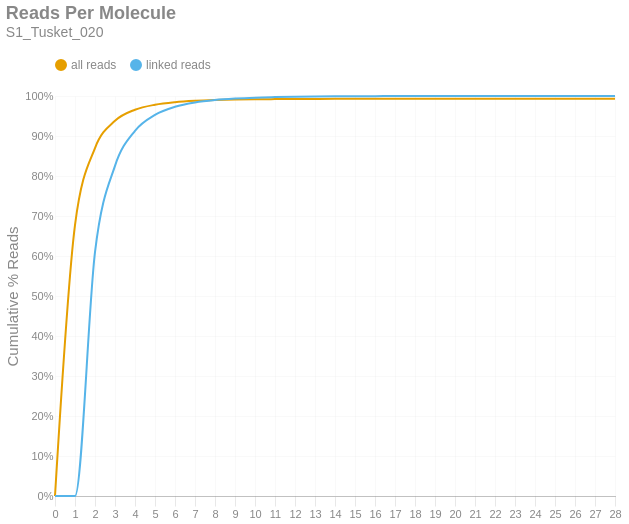

This figure's notebook cell:
### Markdown cell above
### Reads per Molecule
This chart shows the cumulative distribution of the number of reads per linked molecule. That is, how many alignments are associated with a unique molecule. This excludes the number of reads associated with invalid or absent linked-read barcodes. The `linked` histogram is the percentages recalculated when disregarding singletons.

### Code cell
if SKIPLR:
    print_html(f"Skipped")
else:
    counts = np.bincount(valids['reads'].cast(pl.Int64).to_numpy())
    weighted = counts * np.arange(len(counts))
    all_perc = weighted / n_reads
    linked_perc = weighted / n_linked_reads
    linked_perc[1] = 0
    binned_df = pl.DataFrame({
        'readsper': list(range(len(counts))),
        'all reads (cumsum)': np.cumsum(all_perc).tolist(),
        'linked reads (cumsum)': np.cumsum(linked_perc).tolist(),
    })

    with SafeRender(binned_df):
        (
            density_plot(binned_df, 'Reads Per Molecule', samplename, 'readspmol')
            .encode(
                x=alt.X('readsper:O', title=None).axis(labelAngle=0).scale(padding=0),
                y=alt.Y('value:Q', title='Cumulative % Reads').axis(format='%').stack(False),
                color=alt.Color("key:N").scale(domain=["all reads", "linked reads"]),
                tooltip=[
                    alt.Tooltip("key:N", title="Data Type"),
                    alt.Tooltip("readsper:O", title="Reads Per Molecule"),
                    alt.Tooltip("value:Q", format=".2%", title="% Reads (Cum.)")
                ]            
            )
        ).display()

### Figure 1 — Vega-Lite specification as saved in the notebook (floating-point values rounded to 4 significant figures)
{"width": "container", "height": 400, "config": {"title": {"anchor": "start", "dy": -15, "fontSize": 18, "color": "#888888", "subtitleColor": "#888888", "subtitleFontSize": 14}, "arc": {"fill": "#0072B2"}, "axis": {"domainColor": "#888888", "domainWidth": 0.5, "gridWidth": 0.2, "grid": false, "titleFontWeight": 400, "titleFontSize": 15, "labelFontSize": 11, "labelColor": "#888888", "tickColor": "#888888", "tickWidth": 0.2, "titleColor": "#888888"}, "axisBand": {"grid": false}, "axisX": {"grid": true, "tickSize": 10, "domainCap": "round"}, "axisY": {"domain": false, "grid": true, "tickSize": 0, "domainCap": "round"}, "background": "transparent", "header": {"labelFontSize": 15, "labelColor": "#888888", "titleFontSize": 15, "titleFontWeight": 600, "titleColor": "#888888"}, "legend": {"labelFont": "sans-serif", "labelFontSize": 12, "labelColor": "#888888", "symbolSize": 100, "symbolType": "circle", "titleFontSize": 12, "titlePadding": 10, "titleColor": "#888888", "title": null, "orient": "top"}, "range": {"category": ["#E69F00", "#56B4E9", "#009E73", "#F0E442", "#0072B2", "#D55E00", "#CC79A7", "#000000"], "diverging": ["#cfe8f3", "#a2d4ec", "#73bfe2", "#46abdb", "#1696d2", "#12719e"]}, "area": {"fill": "#0072B2", "fillOpacity": 0.7, "line": true, "strokeOpacity": 0.7}, "line": {"color": "#0072B2", "stroke": "#0072B2", "strokeWidth": 2}, "trail": {"color": "#0072B2", "stroke": "#0072B2", "strokeWidth": 0, "size": 1}, "point": {"filled": true, "fillOpacity": 1.0, "size": 95}, "text": {"color": "#888888", "fontSize": 11, "align": "right", "fontWeight": 400, "size": 11}, "bar": {"fill": "#0072B2", "stroke": null}, "view": {"stroke": null, "continuousWidth": 660, "continuousHeight": 400}}, "data": {"name": "data-eaf4d70d32224a00a3f6473caf26967f"}, "mark": {"type": "line", "interpolate": "monotone", "point": {"opacity": 0, "size": 275}}, "encoding": {"color": {"field": "key", "scale": {"domain": ["all reads", "linked reads"]}, "type": "nominal"}, "tooltip": [{"field": "key", "title": "Data Type", "type": "nominal"}, {"field": "readsper", "title": "Reads Per Molecule", "type": "ordinal"}, {"field": "value", "format": ".2%", "title": "% Reads (Cum.)", "type": "quantitative"}], "x": {"axis": {"labelAngle": 0}, "field": "readsper", "scale": {"padding": 0}, "title": null, "type": "ordinal"}, "y": {"axis": {"format": "%"}, "field": "value", "stack": false, "title": "Cumulative % Reads", "type": "quantitative"}}, "params": [{"name": "param_c36ac31b6afebe62", "select": {"type": "point", "fields": ["key"]}, "bind": "legend"}], "title": {"text": "Reads Per Molecule", "subtitle": "S1_Tusket_020"}, "transform": [{"fold": ["all reads (cumsum)", "linked reads (cumsum)"]}, {"calculate": "replace(datum.key, ' (cumsum)', '')", "as": "key"}, {"filter": {"param": "param_c36ac31b6afebe62"}}], "usermeta": {"embedOptions": {"downloadFileName": "S1_Tusket_020.readspmol"}}, "$schema": "https://vega.github.io/schema/vega-lite/v6.1.0.json", "datasets": {"data-eaf4d70d32224a00a3f6473caf26967f": [{"readsper": 0, "all reads (cumsum)": 0.0, "linked reads (cumsum)": 0.0}, {"readsper": 1, "all reads (cumsum)": 0.6773, "linked reads (cumsum)": 0.0}, {"readsper": 2, "all reads (cumsum)": 0.8699, "linked reads (cumsum)": 0.6098}, {"readsper": 3, "all reads (cumsum)": 0.9379, "linked reads (cumsum)": 0.8253}, {"readsper": 4, "all reads (cumsum)": 0.9656, "linked reads (cumsum)": 0.913}, {"readsper": 5, "all reads (cumsum)": 0.9782, "linked reads (cumsum)": 0.9528}, {"readsper": 6, "all reads (cumsum)": 0.9846, "linked reads (cumsum)": 0.973}, {"readsper": 7, "all reads (cumsum)": 0.988, "linked reads (cumsum)": 0.9839}, {"readsper": 8, "all reads (cumsum)": 0.9899, "linked reads (cumsum)": 0.99}, {"readsper": 9, "all reads (cumsum)": 0.9911, "linked reads (cumsum)": 0.9936}, {"readsper": 10, "all reads (cumsum)": 0.9918, "linked reads (cumsum)": 0.9959}, {"readsper": 11, "all reads (cumsum)": 0.9922, "linked reads (cumsum)": 0.9972}, {"readsper": 12, "all reads (cumsum)": 0.9925, "linked reads (cumsum)": 0.9982}, {"readsper": 13, "all reads (cumsum)": 0.9927, "linked reads (cumsum)": 0.9989}, {"readsper": 14, "all reads (cumsum)": 0.9929, "linked reads (cumsum)": 0.9993}, {"readsper": 15, "all reads (cumsum)": 0.9929, "linked reads (cumsum)": 0.9995}, {"readsper": 16, "all reads (cumsum)": 0.993, "linked reads (cumsum)": 0.9997}, {"readsper": 17, "all reads (cumsum)": 0.993, "linked reads (cumsum)": 0.9998}, {"readsper": 18, "all reads (cumsum)": 0.993, "linked reads (cumsum)": 0.9998}, {"readsper": 19, "all reads (cumsum)": 0.9931, "linked reads (cumsum)": 0.9999}, {"readsper": 20, "all reads (cumsum)": 0.9931, "linked reads (cumsum)": 0.9999}, {"readsper": 21, "all reads (cumsum)": 0.9931, "linked reads (cumsum)": 1.0}, {"readsper": 22, "all reads (cumsum)": 0.9931, "linked reads (cumsum)": 1.0}, {"readsper": 23, "all reads (cumsum)": 0.9931, "linked reads (cumsum)": 1.0}, {"readsper": 24, "all reads (cumsum)": 0.9931, "linked reads (cumsum)": 1.0}, {"readsper": 25, "all reads (cumsum)": 0.9931, "linked reads (cumsum)": 1.0}, {"readsper": 26, "all reads (cumsum)": 0.9931, "linked reads (cumsum)": 1.0}, {"readsper": 27, "all reads (cumsum)": 0.9931, "linked reads (cumsum)": 1.0}, {"readsper": 28, "all reads (cumsum)": 0.9931, "linked reads (cumsum)": 1.0}]}}
